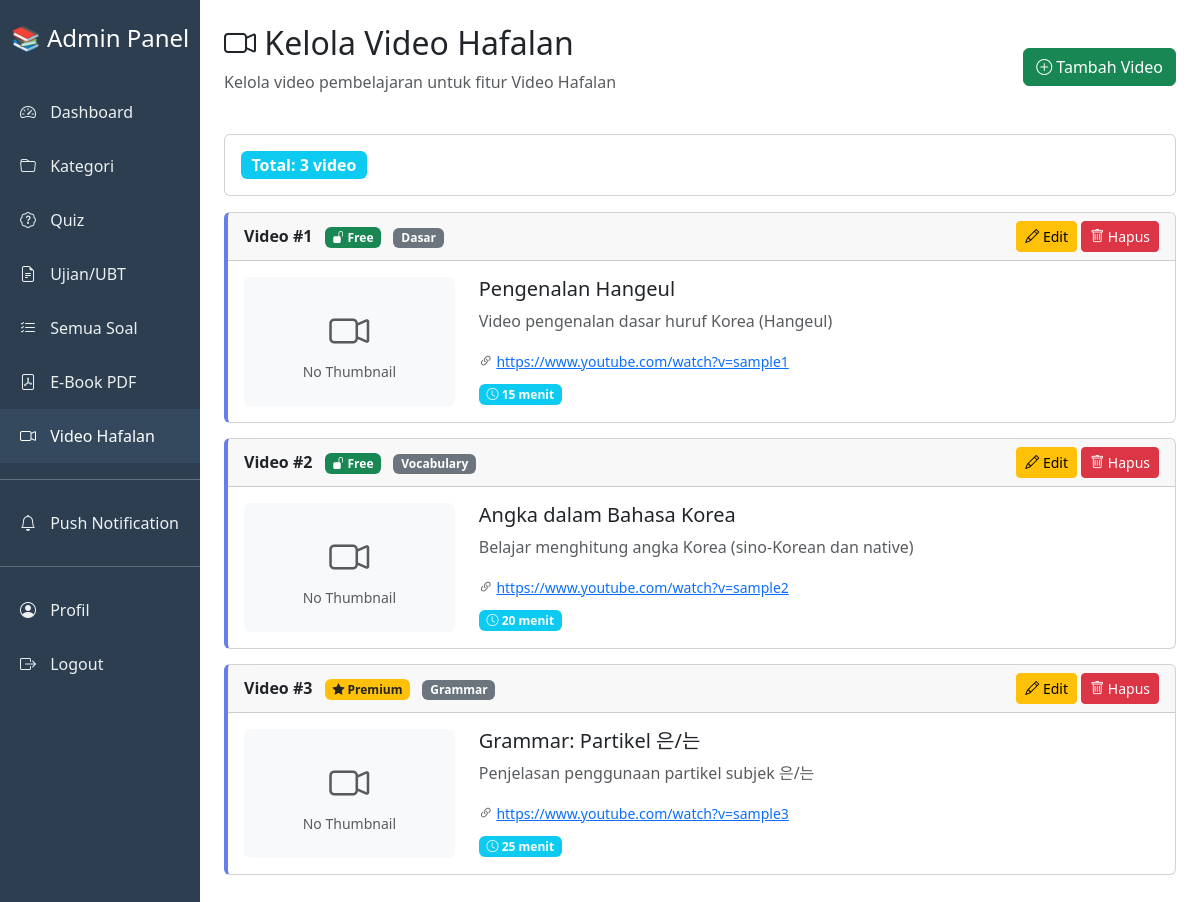
Page /admin_video_hafalan.php (signed in) on the committed database.
### tables this page shows
CREATE TABLE IF NOT EXISTS video_hafalan (
    id INT AUTO_INCREMENT PRIMARY KEY,
    title VARCHAR(255) NOT NULL COMMENT 'Judul video',
    description TEXT NULL COMMENT 'Deskripsi video (opsional)',
    video_url TEXT NOT NULL COMMENT 'URL video (YouTube, direct URL, dll)',
    thumbnail_url TEXT NULL COMMENT 'URL thumbnail/preview image',
    duration_minutes INT NULL COMMENT 'Durasi video dalam menit (opsional)',
    category VARCHAR(100) NULL COMMENT 'Kategori video (Grammar, Vocabulary, dll)',
    order_index INT DEFAULT 0 COMMENT 'Urutan tampilan',
    is_premium TINYINT(1) DEFAULT 0 COMMENT '0=Free, 1=Premium only',
    created_at TIMESTAMP DEFAULT CURRENT_TIMESTAMP,
    updated_at TIMESTAMP DEFAULT CURRENT_TIMESTAMP ON UPDATE CURRENT_TIMESTAMP
);

### admin_video_hafalan.php (the view, shortened to what this page needs)
<?php
$pdo = getAdminDB();
$action = $_GET['action'] ?? 'list';
$videos = [];
if ($action === 'list') {
    $stmt = $pdo->query("SELECT * FROM video_hafalan ORDER BY order_index ASC, created_at DESC");
    $videos = $stmt->fetchAll();
}
?>
<!DOCTYPE html>
<html lang="id">
<head>
    <link href="https://cdn.jsdelivr.net/npm/bootstrap@5.3.0/dist/css/bootstrap.min.css" rel="stylesheet">
    <link href="https://cdn.jsdelivr.net/npm/bootstrap-icons@1.11.0/font/bootstrap-icons.css" rel="stylesheet">
</head>
<body>
    <div class="container-fluid">
        <div class="row">
            <div class="col-md-2 sidebar p-0">
                <div class="text-center py-4">
                    <h4 class="text-white">📚 Admin Panel</h4>
                </div>
                <nav>
                    <a href="admin_dashboard.php"><i class="bi bi-speedometer2"></i> Dashboard</a>
                    <a href="admin_categories.php"><i class="bi bi-folder"></i> Kategori</a>
                    <a href="admin_quizzes.php"><i class="bi bi-patch-question"></i> Quiz</a>
                    <a href="admin_exams.php"><i class="bi bi-file-earmark-text"></i> Ujian/UBT</a>
                    <a href="admin_questions.php"><i class="bi bi-list-check"></i> Semua Soal</a>
                    <a href="admin_pdfs.php"><i class="bi bi-file-pdf"></i> E-Book PDF</a>
                    <a href="admin_video_hafalan.php" class="active"><i class="bi bi-camera-video"></i> Video Hafalan</a>
                    <hr class="text-white">
                    <a href="https://webtechsolution.my.id/kamuskorea/send_notification.php" target="_blank"><i class="bi bi-bell"></i> Push Notification</a>
                    <hr class="text-white">
                    <a href="admin_profile.php"><i class="bi bi-person-circle"></i> Profil</a>
                    <a href="admin_logout.php"><i class="bi bi-box-arrow-right"></i> Logout</a>
                </nav>
            </div>
            <div class="col-md-10 p-4">
                <?php if ($action === 'list'): ?>
                    <div class="d-flex justify-content-between align-items-center mb-4">
                        <div>
                            <h2><i class="bi bi-camera-video"></i> Kelola Video Hafalan</h2>
                            <p class="text-muted">Kelola video pembelajaran untuk fitur Video Hafalan</p>
                        </div>
                        <a href="?action=add" class="btn btn-success">
                            <i class="bi bi-plus-circle"></i> Tambah Video
                        </a>
                    </div>
                    <div class="card mb-3">
                        <div class="card-body">
                            <span class="badge bg-info fs-6">
                                Total: <?= count($videos) ?> video
                            </span>
                        </div>
                    </div>
                    <?php if (empty($videos)): ?>
                        <div class="alert alert-info">
                            <i class="bi bi-info-circle"></i> Belum ada video.
                            <a href="?action=add" class="alert-link">Tambah video pertama</a>
                        </div>
                    <?php else: ?>
                        <?php foreach ($videos as $index => $video): ?>
                            <div class="card video-card">
                                <div class="card-header d-flex justify-content-between align-items-center">
                                    <div>
                                        <strong>Video #<?= $index + 1 ?></strong>
                                        <?php if ($video['is_premium']): ?>
                                            <span class="badge bg-warning text-dark ms-2">
                                                <i class="bi bi-star-fill"></i> Premium
                                            </span>
                                        <?php else: ?>
                                            <span class="badge bg-success ms-2">
                                                <i class="bi bi-unlock-fill"></i> Free
                                            </span>
                                        <?php endif; ?>
                                        <?php if (!empty($video['category'])): ?>
                                            <span class="badge bg-secondary ms-2"><?= htmlspecialchars($video['category']) ?></span>
                                        <?php endif; ?>
                                    </div>
                                    <div>
                                        <a href="?action=edit&id=<?= $video['id'] ?>" class="btn btn-sm btn-warning">
                                            <i class="bi bi-pencil"></i> Edit
                                        </a>
                                        <a href="?action=delete&id=<?= $video['id'] ?>"
                                           class="btn btn-sm btn-danger"
                                           onclick="return confirm('Yakin ingin menghapus video ini?')">
                                            <i class="bi bi-trash"></i> Hapus
                                        </a>
                                    </div>
                                </div>
                                <div class="card-body">
                                    <div class="row">
                                        <div class="col-md-3">
                                            <?php if (!empty($video['thumbnail_url'])): ?>
                                                <img src="<?= htmlspecialchars($video['thumbnail_url']) ?>"
                                                     class="video-thumbnail img-thumbnail"
                                                     alt="Thumbnail">
                                            <?php else: ?>
                                                <div class="bg-light p-4 text-center rounded">
                                                    <i class="bi bi-camera-video fs-1 text-muted"></i>
                                                    <p class="text-muted mb-0 small">No Thumbnail</p>
                                                </div>
                                            <?php endif; ?>
                                        </div>
                                        <div class="col-md-9">
                                            <h5><?= htmlspecialchars($video['title']) ?></h5>
                                            <?php if (!empty($video['description'])): ?>
                                                <p class="text-muted"><?= htmlspecialchars($video['description']) ?></p>
                                            <?php endif; ?>
                                            <div class="mb-2">
                                                <small class="text-muted">
                                                    <i class="bi bi-link-45deg"></i>
                                                    <a href="<?= htmlspecialchars($video['video_url']) ?>" target="_blank">
                                                        <?= htmlspecialchars($video['video_url']) ?>
                                                    </a>
                                                </small>
                                            </div>
                                            <?php if ($video['duration_minutes'] > 0): ?>
                                                <span class="badge bg-info">
                                                    <i class="bi bi-clock"></i> <?= $video['duration_minutes'] ?> menit
                                                </span>
                                            <?php endif; ?>
                                        </div>
                                    </div>
                                </div>
                            </div>
                        <?php endforeach; ?>
                    <?php endif; ?>
                <?php endif; ?>
            </div>
        </div>
    </div>
</body>
</html>

### admin_video_hafalan.php (style rules this page uses)
.sidebar { min-height: 100vh; background: #2c3e50; }
.sidebar a { color: #ecf0f1; padding: 15px 20px; display: block; text-decoration: none; transition: all 0.3s; }
.sidebar a:hover, .sidebar a.active { background: #34495e; color: white; }
.sidebar i { margin-right: 10px; }
.video-card { border-left: 4px solid #667eea; margin-bottom: 15px; }

### rows in the picture
video_hafalan: is_premium 0 (drawn), category "Dasar", shows "No Thumbnail", title "Pengenalan Hangeul", description "Video pengenalan dasar huruf Korea (Hangeul)", video_url "https://www.youtube.com/watch?v=sample1", duration_minutes "15"
video_hafalan: is_premium 0 (drawn), category "Vocabulary", shows "No Thumbnail", title "Angka dalam Bahasa Korea", description "Belajar menghitung angka Korea (sino-Korean dan native)", video_url "https://www.youtube.com/watch?v=sample2", duration_minutes "20"
video_hafalan: is_premium 1 (drawn), category "Grammar", shows "No Thumbnail", title "Grammar: Partikel 은/는", description "Penjelasan penggunaan partikel subjek 은/는", video_url "https://www.youtube.com/watch?v=sample3", duration_minutes "25"

### other values in the picture
count($videos) "3"
